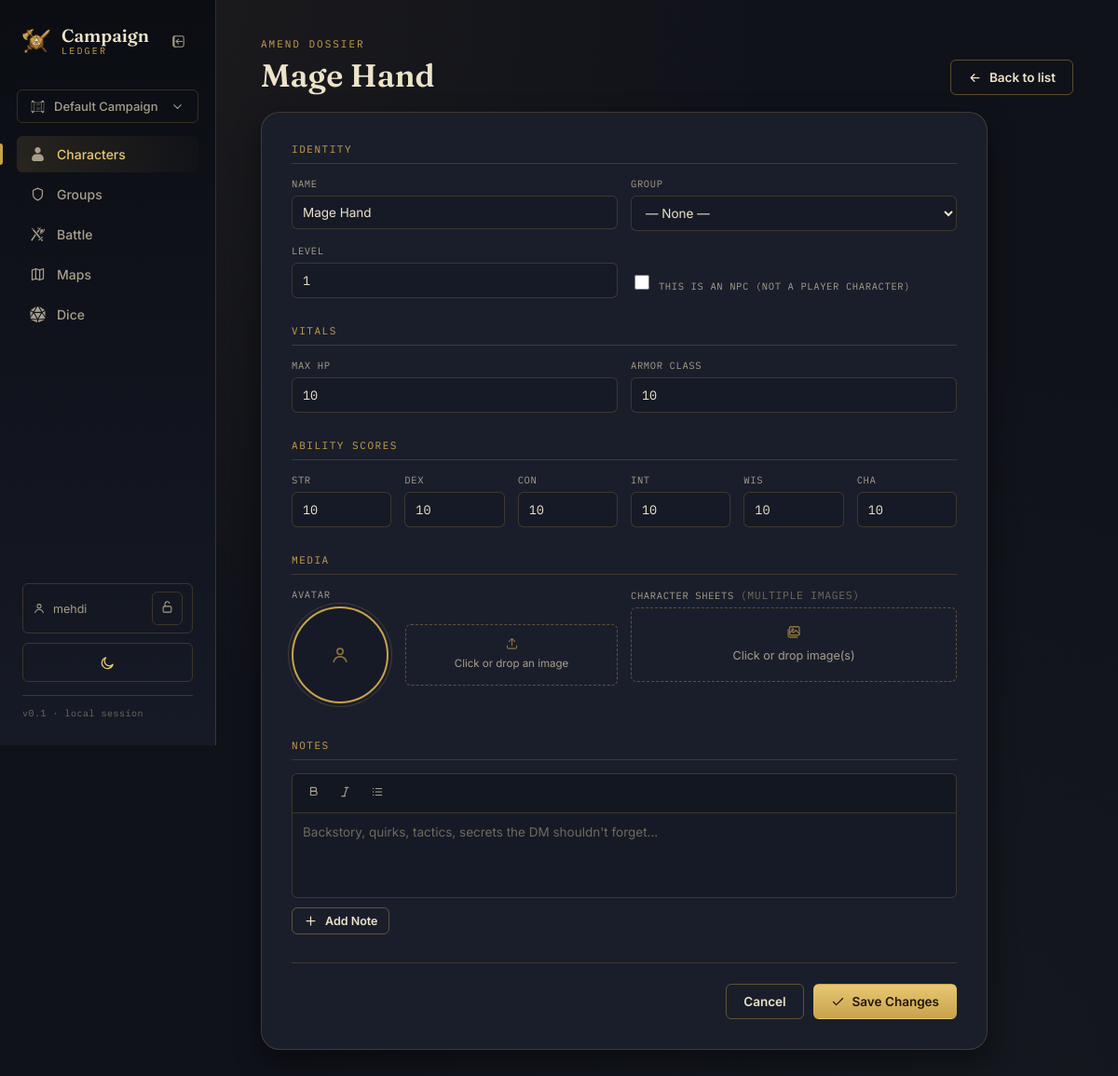
Screenshot of /campaigns/1/characters/9/edit (signed in) with the database file from the repository.
### tables this page shows
CREATE TABLE campaigns (
    id INTEGER PRIMARY KEY AUTOINCREMENT,
    name TEXT NOT NULL,
    description TEXT,
    created_at TIMESTAMP DEFAULT CURRENT_TIMESTAMP
, avatar_path TEXT, setting TEXT, status TEXT DEFAULT 'active', access_mode TEXT DEFAULT 'private');

CREATE TABLE characters (
    id INTEGER PRIMARY KEY AUTOINCREMENT,
    name TEXT NOT NULL,
    is_npc INTEGER DEFAULT 0,
    level INTEGER DEFAULT 1,
    max_hp INTEGER DEFAULT 10,
    str_score INTEGER DEFAULT 10,
    dex_score INTEGER DEFAULT 10,
    con_score INTEGER DEFAULT 10,
    int_score INTEGER DEFAULT 10,
    wis_score INTEGER DEFAULT 10,
    cha_score INTEGER DEFAULT 10,
    armor_class INTEGER DEFAULT 10,
    avatar_path TEXT,
    notes TEXT,
    group_id INTEGER,
    is_temp_familiar INTEGER DEFAULT 0,
    familiar_icon_key TEXT,
    created_at TIMESTAMP DEFAULT CURRENT_TIMESTAMP, campaign_id INTEGER, created_by INTEGER,
    FOREIGN KEY (group_id) REFERENCES groups(id) ON DELETE SET NULL
);

### app.py (the view)
@app.route('/campaigns/<int:campaign_id>/characters/<int:char_id>/edit', methods=['GET', 'POST'])
@campaign_access_required
def character_edit(char_id):
    db = get_db()
    owner_row = db.execute('SELECT created_by FROM characters WHERE id = ? AND campaign_id = ?',
                            (char_id, g.campaign_id)).fetchone()
    if owner_row is None:
        db.close()
        return redirect(url_for('characters_list'))
    if not g.is_dm and owner_row['created_by'] != session['user_id']:
        db.close()
        abort(403)
    if request.method == 'POST':
        _save_character(db, char_id)
        db.close()
        return redirect(url_for('characters_list'))
    character = db.execute('SELECT * FROM characters WHERE id = ? AND campaign_id = ?', (char_id, g.campaign_id)).fetchone()
    sheets = db.execute('SELECT * FROM character_sheets WHERE character_id = ? ORDER BY sort_order', (char_id,)).fetchall()
    groups = db.execute('SELECT * FROM groups WHERE campaign_id = ? ORDER BY name COLLATE NOCASE ASC', (g.campaign_id,)).fetchall()
    db.close()
    if character is None:
        return redirect(url_for('characters_list'))
    notes_blocks = notes_parse_blocks(character['notes']) or ['']
    return render_template('character_form.html', character=character, sheets=sheets, groups=groups, from_battle=False, notes_blocks=notes_blocks)

### app.py (called while the page is built, shortened)
@app.before_request
def require_login():
    if request.endpoint is None or request.endpoint in PUBLIC_ENDPOINTS:
        return
    if not session.get('user_id'):
        return redirect(url_for('login', next=request.path))

@app.url_value_preprocessor
def _pull_campaign_id(endpoint, values):
    if values is not None and 'campaign_id' in values:
        g.campaign_id = values.pop('campaign_id')

@app.url_defaults
def _inject_campaign_id(endpoint, values):
    if 'campaign_id' in values:
        return
    if app.url_map.is_endpoint_expecting(endpoint, 'campaign_id'):
        campaign_id = getattr(g, 'campaign_id', None)
        if campaign_id is not None:
            values['campaign_id'] = campaign_id

def notes_parse_blocks(raw):
    if not raw:
        return []

### database.py (called while the page is built, shortened)
def _ensure_runtime_db():
    if not os.environ.get('VERCEL'):
        return

def get_db():
    _ensure_runtime_db()
    os.makedirs(os.path.dirname(DB_PATH), exist_ok=True)
    conn = sqlite3.connect(DB_PATH)
    conn.row_factory = sqlite3.Row
    conn.execute('PRAGMA foreign_keys = ON')
    return conn

### templates/character_form.html (shortened to what this page needs)
{% extends "base.html" %}
{% from "_icons.html" import icon %}
{% set active_page = 'characters' %}
{% macro note_block(content='') %}
<div class="note-block" data-note-block>
  <div class="note-toolbar">
    <button type="button" class="note-tool-btn" data-cmd="bold" title="Bold">{{ icon('bold') }}</button>
    <button type="button" class="note-tool-btn" data-cmd="italic" title="Italic">{{ icon('italic') }}</button>
    <button type="button" class="note-tool-btn" data-cmd="insertUnorderedList" title="Bullet list">{{ icon('list') }}</button>
  </div>
  <div class="note-editor" contenteditable="true" data-placeholder="Backstory, quirks, tactics, secrets the DM shouldn't forget...">{{ content | safe }}</div>
</div>
{% endmacro %}
{% block content %}
<div class="page-header">
  <div>
    <p class="page-eyebrow">{{ 'Amend Dossier' if character else 'New Dossier' }}</p>
    <h1 class="page-title">{{ character.name if character else 'New Character' }}</h1>
  </div>
  <a href="{{ url_for('battle_view') if from_battle else url_for('characters_list') }}" class="btn btn-ghost">{{ icon('arrow-left') }} {{ 'Back to battle' if from_battle else 'Back to list' }}</a>
</div>
<form class="form-panel" method="POST" enctype="multipart/form-data">
  <div class="form-section">
    <p class="form-section-title">Identity</p>
    <div class="form-row cols-2">
      <div class="field">
        <label for="name">Name</label>
        <input type="text" id="name" name="name" value="{{ character.name if character else '' }}" placeholder="e.g. Sylas Thorne" required>
      </div>
      <div class="field">
        <label for="group_id">Group</label>
        <select id="group_id" name="group_id">
          <option value="">— None —</option>
        </select>
      </div>
    </div>
    <div class="form-row cols-2">
      <div class="field">
        <label for="level">Level</label>
        <input type="number" id="level" name="level" min="1" max="30" value="{{ character.level if character else 1 }}">
      </div>
      <div class="field" style="display:flex; align-items:flex-end;">
        <label class="field-checkbox">
          <input type="checkbox" name="is_npc" {{ 'checked' if character and character.is_npc else '' }}>
          This is an NPC (not a player character)
        </label>
      </div>
    </div>
  </div>
  <div class="form-section">
    <p class="form-section-title">Vitals</p>
    <div class="form-row cols-2">
      <div class="field">
        <label for="max_hp">Max HP</label>
        <input type="number" id="max_hp" name="max_hp" min="1" value="{{ character.max_hp if character else 10 }}">
      </div>
      <div class="field">
        <label for="armor_class">Armor Class</label>
        <input type="number" id="armor_class" name="armor_class" min="0" value="{{ character.armor_class if character else 10 }}">
      </div>
    </div>
  </div>
  <div class="form-section">
    <p class="form-section-title">Ability Scores</p>
    <div class="form-row cols-6">
      <div class="field"><label for="str_score">STR</label><input type="number" id="str_score" name="str_score" value="{{ character.str_score if character else 10 }}"></div>
      <div class="field"><label for="dex_score">DEX</label><input type="number" id="dex_score" name="dex_score" value="{{ character.dex_score if character else 10 }}"></div>
      <div class="field"><label for="con_score">CON</label><input type="number" id="con_score" name="con_score" value="{{ character.con_score if character else 10 }}"></div>
      <div class="field"><label for="int_score">INT</label><input type="number" id="int_score" name="int_score" value="{{ character.int_score if character else 10 }}"></div>
      <div class="field"><label for="wis_score">WIS</label><input type="number" id="wis_score" name="wis_score" value="{{ character.wis_score if character else 10 }}"></div>
      <div class="field"><label for="cha_score">CHA</label><input type="number" id="cha_score" name="cha_score" value="{{ character.cha_score if character else 10 }}"></div>
    </div>
  </div>
  <div class="form-section">
    <p class="form-section-title">Media</p>
    <div class="form-row cols-2">
      <div class="field">
        <label>Avatar</label>
        <div class="avatar-preview-row">
          <div class="avatar-frame-wrap">
            <div class="avatar-frame">
              {% if character and character.avatar_path %}
                <img id="avatar-preview-img" src="{{ url_for('uploaded_file', filename=character.avatar_path) }}" alt="avatar preview">
              {% else %}
                {{ icon('user', 'avatar-placeholder-icon') }}
              {% endif %}
            </div>
          </div>
          <div class="file-drop" style="flex:1;">
            {{ icon('upload') }}
            <div>Click or drop an image</div>
          </div>
        </div>
      </div>
      <div class="field">
        <label>Character Sheets <span class="hint-text" style="margin:0;">(multiple images)</span></label>
        <div class="file-drop">
          {{ icon('images') }}
          <div>Click or drop image(s)</div>
        </div>
      </div>
    </div>
  </div>
  <div class="form-section">
    <p class="form-section-title">Notes</p>
    <div class="field">
      <div class="note-blocks" id="note-blocks">
        {% for block in notes_blocks %}{{ note_block(block) }}{% endfor %}
      </div>
      <button type="button" class="btn btn-ghost btn-sm btn-add-note" id="add-note-btn">{{ icon('plus') }} Add Note</button>
    </div>
  </div>
  <div class="form-actions">
    <a href="{{ url_for('battle_view') if from_battle else url_for('characters_list') }}" class="btn btn-ghost">Cancel</a>
    <button type="submit" class="btn btn-primary">{{ icon('check') }} {{ 'Save Changes' if character else 'Add Character' }}</button>
  </div>
</form>
{% endblock %}

### templates/base.html (shortened to what this page needs)
<!DOCTYPE html>
<html lang="en">
<head>
<link rel="stylesheet" href="{{ url_for('static', filename='css/style.css') }}">
</head>
<body>
{% from "_icons.html" import icon %}
<div class="app-shell">
  <aside class="sidebar" id="sidebar">
    <div class="sidebar-brand">
      <span class="brand-mark">
        <img src="{{ url_for('static', filename='logo/logo-128.png') }}" alt="">
      </span>
      <span class="brand-text">
        <span class="brand-title">Campaign</span>
        <span class="brand-subtitle">Ledger</span>
      </span>
      <button type="button" class="sidebar-toggle-btn" id="sidebar-toggle-btn" title="Collapse menu">
        {{ icon('sidebar-collapse') }}
      </button>
    </div>
    <nav class="sidebar-nav">
      {% if g.campaign_id %}
      <a href="{{ url_for('campaigns_list') }}" class="campaign-switcher" title="Switch campaign">
        <span class="campaign-switcher-name">{{ g.campaign.name }}</span>
        {{ icon('chevron-down') }}
      </a>
      <a href="{{ url_for('characters_list') }}" class="nav-tab {{ 'active' if active_page == 'characters' else '' }}" title="Characters">
        {{ icon('scroll-text') }}<span>Characters</span>
      </a>
      <a href="{{ url_for('groups_list') }}" class="nav-tab {{ 'active' if active_page == 'groups' else '' }}" title="Groups">
        {{ icon('shield') }}<span>Groups</span>
      </a>
      <a href="{{ url_for('battle_view') }}" class="nav-tab {{ 'active' if active_page == 'battle' else '' }}" title="Battle">
        {{ icon('swords') }}<span>Battle</span>
      </a>
      <a href="{{ url_for('maps_list') }}" class="nav-tab {{ 'active' if active_page == 'maps' else '' }}" title="Maps">
        {{ icon('map') }}<span>Maps</span>
      </a>
      <a href="{{ url_for('dice_view') }}" class="nav-tab {{ 'active' if active_page == 'dice' else '' }}" title="Dice">
        {{ icon('dices') }}<span>Dice</span>
      </a>
      {% endif %}
    </nav>
    <div class="sidebar-foot">
      {% if session.username %}
      <div class="user-row">
        <span class="user-name">{{ icon('user') }}<span>{{ session.username }}</span></span>
        <form method="POST" action="{{ url_for('logout') }}">
          <button type="submit" class="btn-icon" title="Log out">{{ icon('unlock') }}</button>
        </form>
      </div>
      {% endif %}
      <button type="button" class="theme-toggle-btn" id="theme-toggle" title="Toggle light/dark mode">
        <span class="theme-icon theme-icon-moon">{{ icon('moon') }}</span>
      </button>
      <span class="foot-line"></span>
      <span class="foot-label">v0.1 &middot; local session</span>
    </div>
  </aside>
  <main class="content">
    {% block content %}{% endblock %}
  </main>
</div>
</body>
</html>

### rows the page displays
campaigns: campaign.name "Default Campaign"
characters: name "Mage Hand", level "1", max_hp "10", armor_class "10", str_score "10", dex_score "10", con_score "10", int_score "10", wis_score "10", cha_score "10"

### other values shown
{{ session.username }} "mehdi"
{{ 'Amend Dossier' if character else 'New Dossier' }} "AMEND DOSSIER"
{{ 'Back to battle' if from_battle else 'Back to list' }} "Back to list"
{{ 'Save Changes' if character else 'Add Character' }} "Save Changes"
